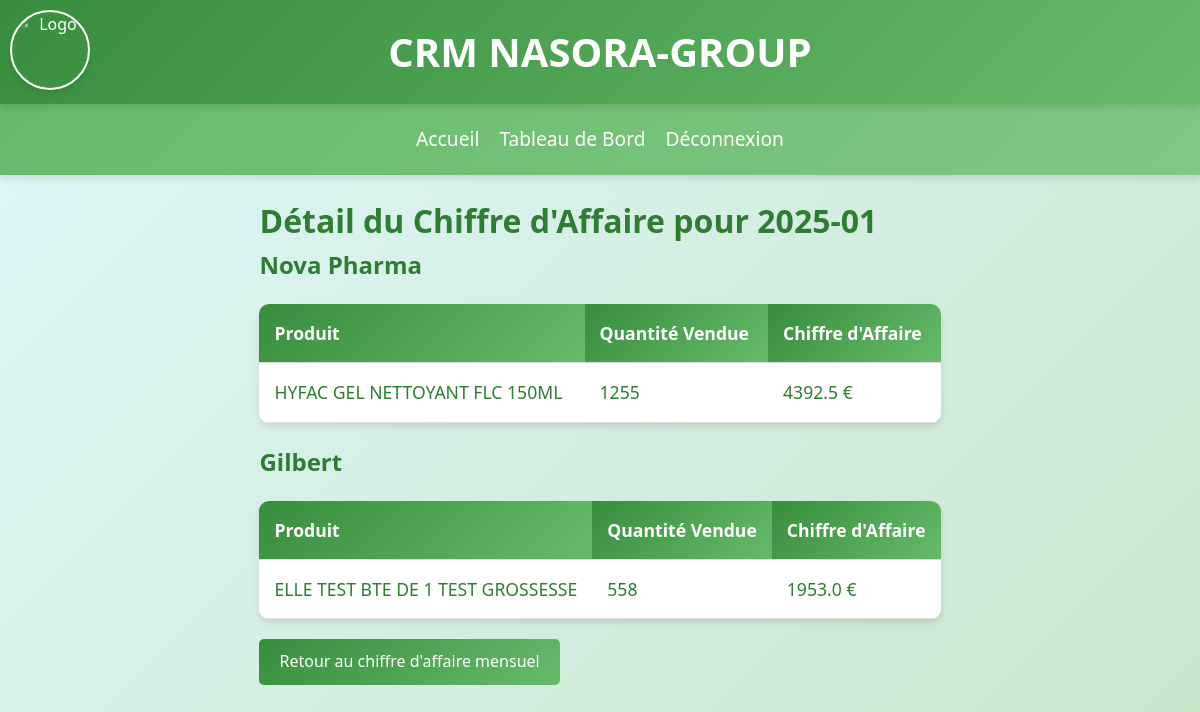
Screenshot of /monthly_revenue_detail_nasderm/2025-01 (signed in) with the database file from the repository.
### models.py (models this page shows)
class NovaPharmaProduct(db.Model):
    id = db.Column(db.Integer, primary_key=True)
    name = db.Column(db.String(100), nullable=False)
    default_price = db.Column(db.Float, nullable=False)
    stock_duopharm = db.Column(db.Integer, default=0, nullable=False)
    stock_ubipharm = db.Column(db.Integer, default=0, nullable=False)
    stock_laborex = db.Column(db.Integer, default=0, nullable=False)
    stock_sodipharm = db.Column(db.Integer, default=0, nullable=False)

class GilbertProduct(db.Model):
    id = db.Column(db.Integer, primary_key=True)
    name = db.Column(db.String(100), nullable=False)
    default_price = db.Column(db.Float, nullable=False)
    stock_duopharm = db.Column(db.Integer, default=0, nullable=False)
    stock_ubipharm = db.Column(db.Integer, default=0, nullable=False)
    stock_laborex = db.Column(db.Integer, default=0, nullable=False)
    stock_sodipharm = db.Column(db.Integer, default=0, nullable=False)

### app.py (the view)
@app.route('/monthly_revenue_detail_nasderm/<month>')
@login_required
def monthly_revenue_detail_nasderm(month):
    if current_user.role not in ['admin', 'commercial']:
        flash('Accès non autorisé.', 'error')
        return redirect(url_for('home'))
    nova_pharma_sales = db.session.query(
        NovaPharmaProduct.name,
        func.sum(NovaPharmaSale.quantity).label('total_quantity'),
        func.sum(NovaPharmaSale.quantity * NovaPharmaSale.price).label('total_revenue')
    ).join(NovaPharmaSale).filter(func.strftime('%Y-%m', NovaPharmaSale.date) == month).group_by(NovaPharmaProduct.name).all()
    gilbert_sales = db.session.query(
        GilbertProduct.name,
        func.sum(GilbertSale.quantity).label('total_quantity'),
        func.sum(GilbertSale.quantity * GilbertSale.price).label('total_revenue')
    ).join(GilbertSale).filter(func.strftime('%Y-%m', GilbertSale.date) == month).group_by(GilbertProduct.name).all()
    return render_template('monthly_revenue_detail_nasderm.html', month=month, nova_pharma_sales=nova_pharma_sales, gilbert_sales=gilbert_sales)

### app.py (called while the page is built)
@login_manager.user_loader
def load_user(user_id):
    return User.query.get(int(user_id))

### Templates/monthly_revenue_detail_nasderm.html
{% extends "base.html" %}
{% block content %}
<h1>Détail du Chiffre d'Affaire pour {{ month }}</h1>
<h2>Nova Pharma</h2>
<table class="responsive-table">
    <thead>
        <tr>
            <th>Produit</th>
            <th>Quantité Vendue</th>
            <th>Chiffre d'Affaire</th>
        </tr>
    </thead>
    <tbody>
        {% for sale in nova_pharma_sales %}
        <tr>
            <td>{{ sale.name }}</td>
            <td>{{ sale.total_quantity }}</td>
            <td>{{ sale.total_revenue }} €</td>
        </tr>
        {% endfor %}
    </tbody>
</table>
<h2>Gilbert</h2>
<table class="responsive-table">
    <thead>
        <tr>
            <th>Produit</th>
            <th>Quantité Vendue</th>
            <th>Chiffre d'Affaire</th>
        </tr>
    </thead>
    <tbody>
        {% for sale in gilbert_sales %}
        <tr>
            <td>{{ sale.name }}</td>
            <td>{{ sale.total_quantity }}</td>
            <td>{{ sale.total_revenue }} €</td>
        </tr>
        {% endfor %}
    </tbody>
</table>
<a href="{{ url_for('monthly_revenue_nasderm') }}" class="btn">Retour au chiffre d'affaire mensuel</a>
{% endblock %}

### static/css/styles.css (style rules this page uses)
* { margin: 0; padding: 0; box-sizing: border-box; }
body { font-family: 'Segoe UI', Tahoma, Geneva, Verdana, sans-serif; background: linear-gradient(135deg, #e0f7fa, #c8e6c9); color: #2e7d32; line-height: 1.6; min-height: 100vh; display: flex; flex-direction: column; font-size: 1rem; }
.responsive-table { width: 100%; border-collapse: collapse; margin: 20px 0; animation: fadeIn 1s ease-in-out; background: white; border-radius: 10px; overflow: hidden; box-shadow: 0 4px 6px rgba(0, 0, 0, 0.1); }
.responsive-table th, .responsive-table td { padding: 12px; text-align: left; border-bottom: 1px solid #ddd; }
.responsive-table th { background: linear-gradient(135deg, #388e3c, #66bb6a); color: white; font-weight: bold; }
.btn { display: inline-block; background: linear-gradient(135deg, #388e3c, #66bb6a); color: white; padding: 10px 20px; border-radius: 5px; text-decoration: none; transition: background 0.3s ease, transform 0.3s ease; }
@media (min-width: 1025px) { .responsive-table th, .responsive-table td { padding: 15px; font-size: 1.1rem; } }

### rows the page displays
NovaPharmaProduct: name "HYFAC GEL NETTOYANT FLC 150ML", total_quantity "1255", total_revenue "4392.5"
GilbertProduct: name "ELLE TEST BTE DE 1 TEST GROSSESSE", total_quantity "558", total_revenue "1953.0"

### other values shown
{{ month }} "2025-01"
